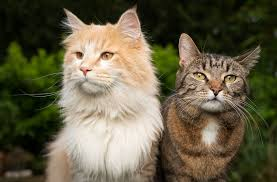
#> input picture day6/cat.jpg, 277 x 182 px
$ python trackbar.py
#> lines starting #> are read from the running program, lines starting #| are printed output that depends on the picture
import cv2
import numpy as np

def callback(value):
    pass

img_path = 'cat.jpg'

img = cv2.imread(img_path)
#> img is the input picture: shape (182, 277, 3); mean B, G, R 71.5, 94.9, 101.7
img_gray = cv2.cvtColor(img, cv2.COLOR_BGR2GRAY)
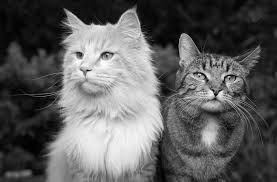
#> img_gray: shape (182, 277); min 0, max 254, mean 94.3
img_blur = cv2.GaussianBlur(img_gray, (5,5), 1)
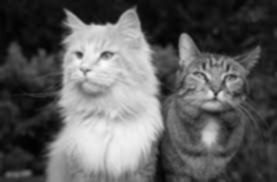
#> img_blur: shape (182, 277); min 1, max 250, mean 94.3


cv2.namedWindow("Slider")
cv2.createTrackbar("high_t","Slider", 10, 255, callback) #10은 초기값? 255는 맥시멈 값

while True:
    high_t = cv2.getTrackbarPos("high_t", "Slider") #이름 쓰고 어디에 있는건지 > Pos안에 괄호 내용()
    img_canny = cv2.Canny(img_blur, 10, high_t)
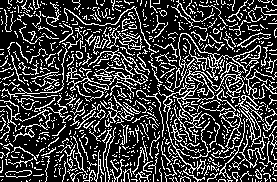
#> img_canny: shape (182, 277); 24.4% white in thin lines or dots

#getTrackbarPos에서 pos는 position의 약자, trackbar에서 high_t의 위치를 canny로 옮겨주기 위한 명령어?라고 이해하면 되려나...

    cv2.imshow("cat", img_blur)
    cv2.imshow("cat", img_canny)


    if cv2.waitKey(10) & 0xff ==ord('q'):
#> (key q is pressed here)
        break
cv2.destroyAllWindows()

$ run again, with day6/dog.jpg copied over day6/cat.jpg
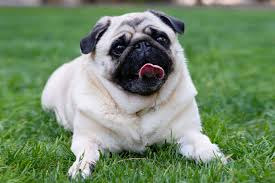
#> input picture day6/dog.jpg, 275 x 183 px
#> img is the input picture: shape (183, 275, 3); mean B, G, R 105.5, 138.8, 114.6
#> `img_blur = cv2.GaussianBlur(img_gray, (5,5), 1)`:
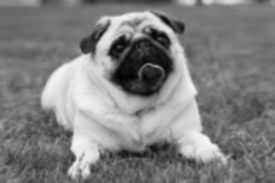
#> img_blur: shape (183, 275); min 3, max 246, mean 127.8
#> `img_canny = cv2.Canny(img_blur, 10, high_t)`:
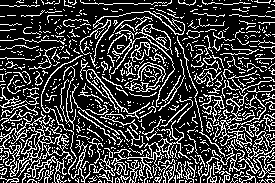
#> img_canny: shape (183, 275); 24.6% white in thin lines or dots
